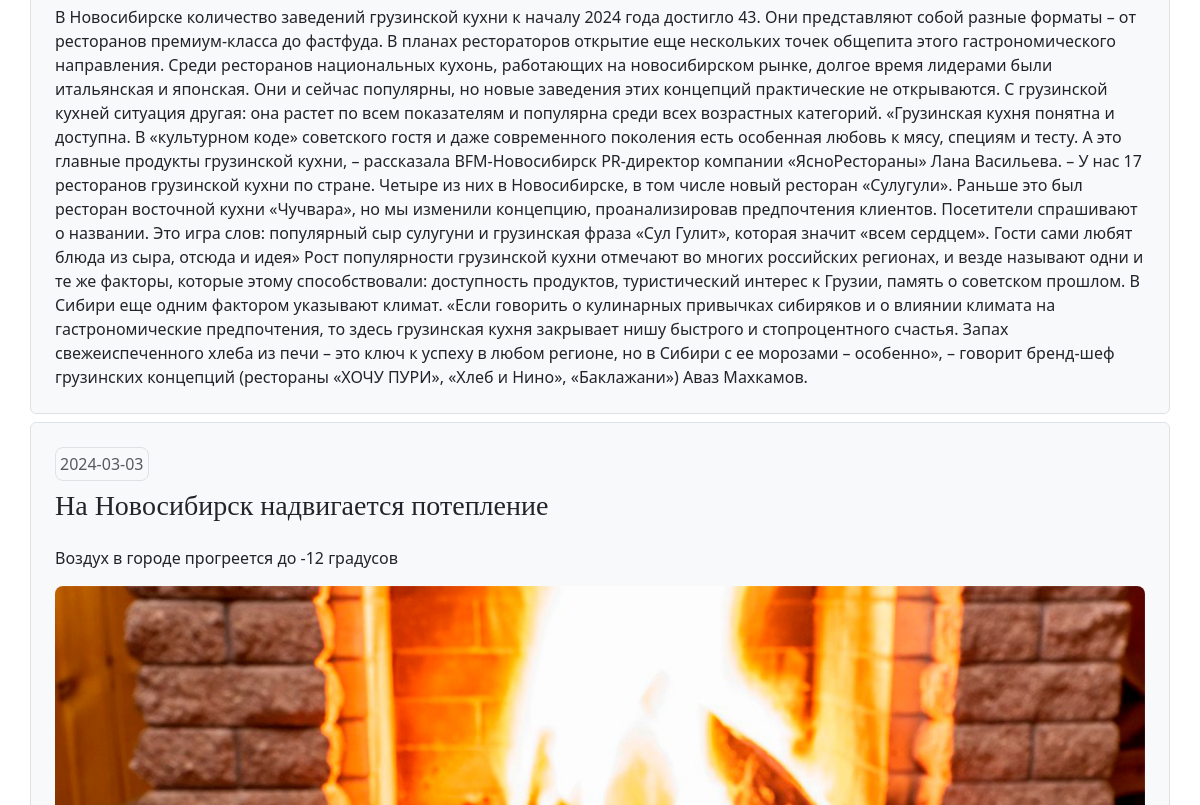
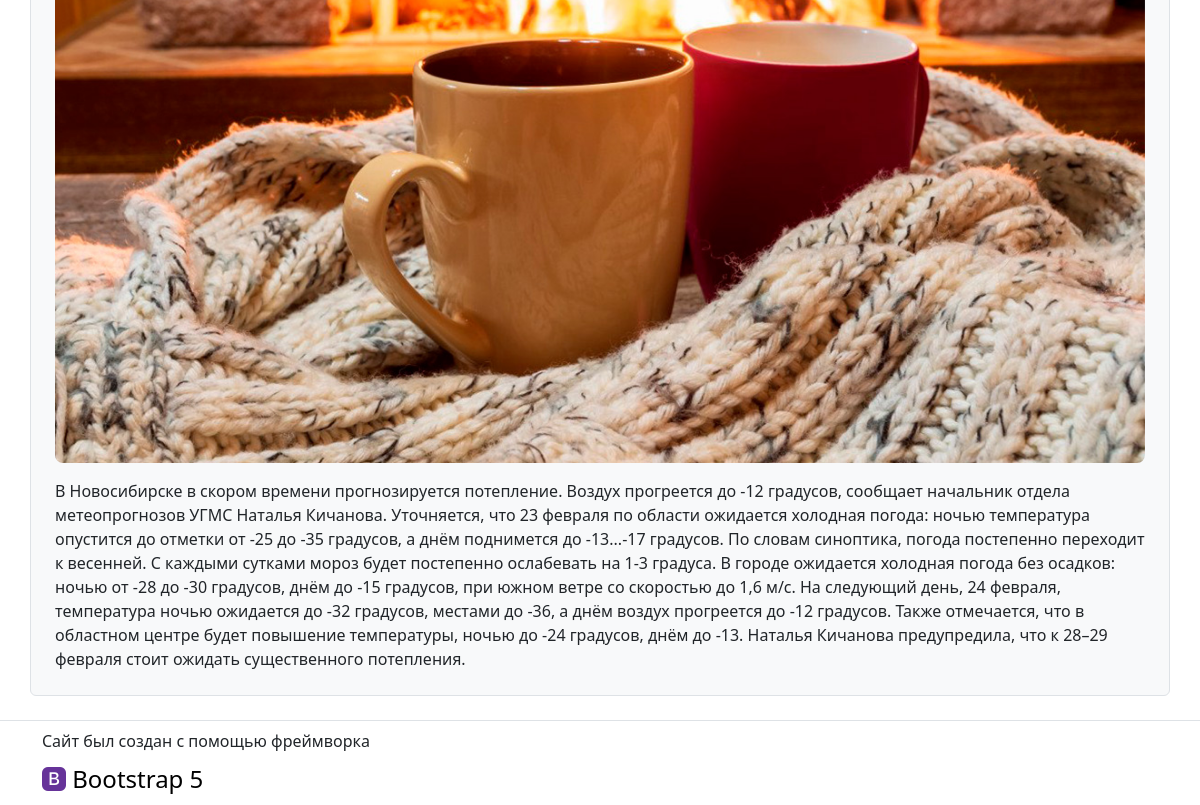
The app's page /pages/news.php (lower part), older data (2 pictures, top to bottom).
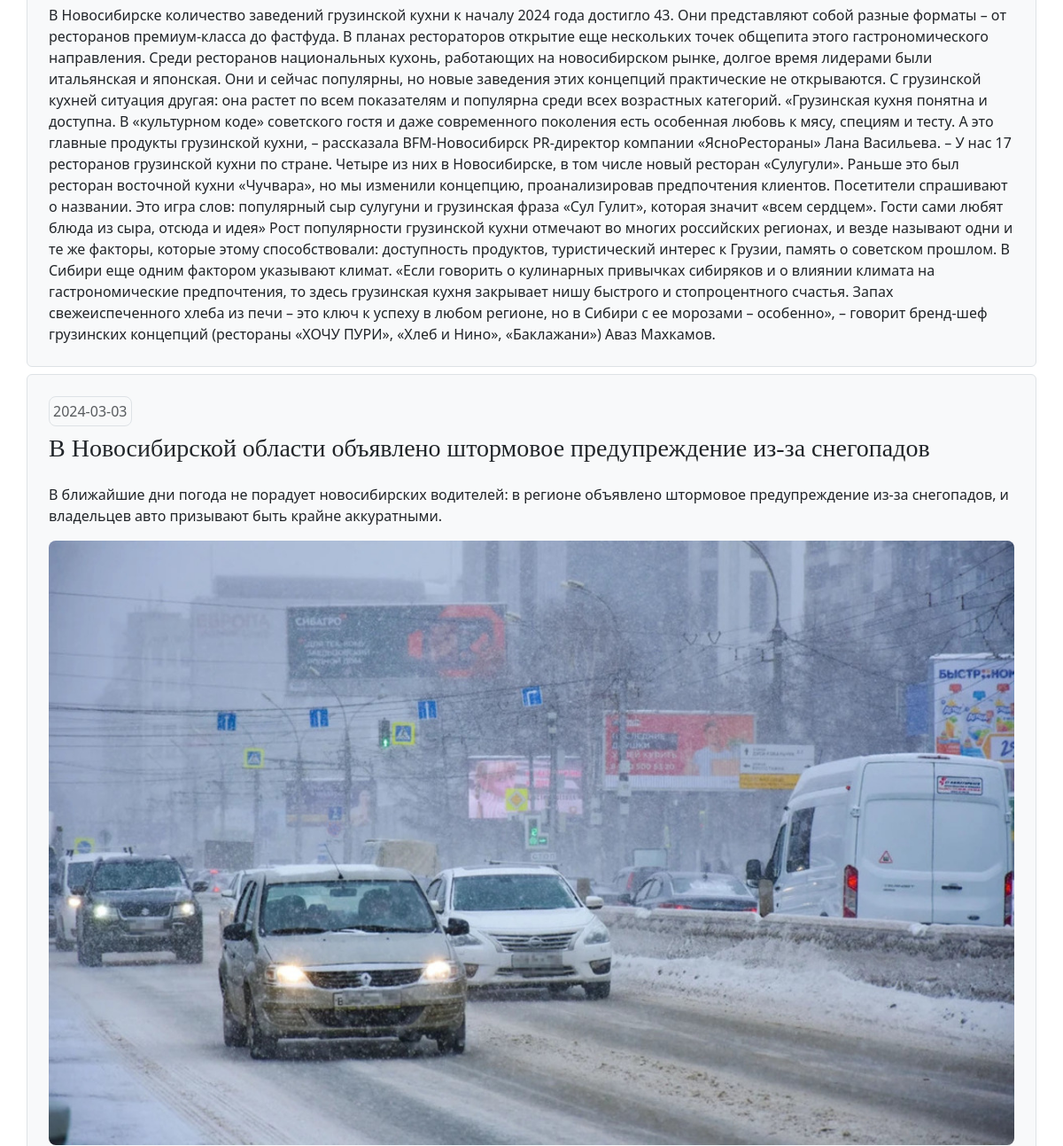
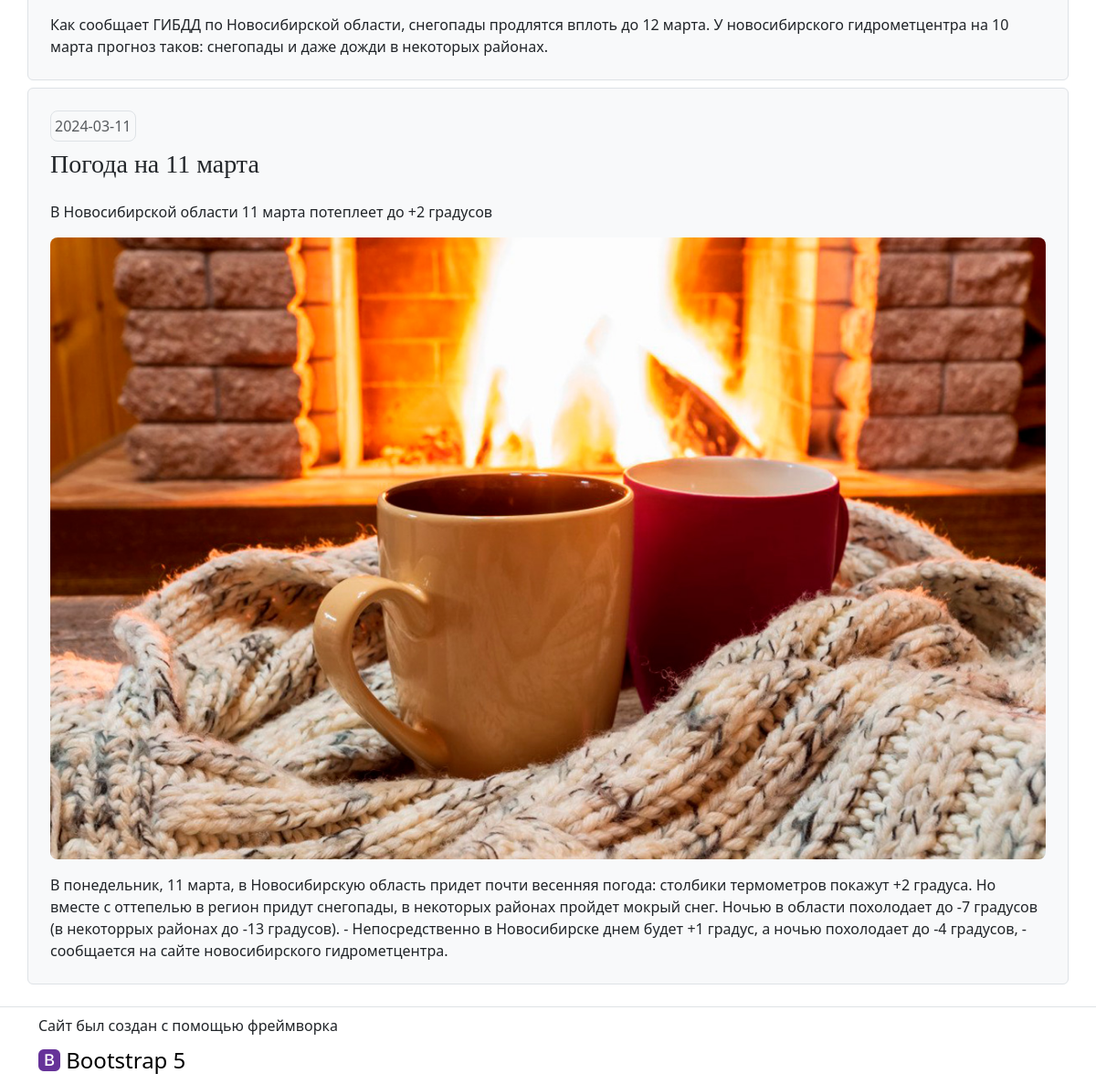
The same page, newer data (2 pictures, top to bottom).
### tables this page shows
CREATE TABLE `news` (
  `id` int(11) UNSIGNED NOT NULL,
  `title` text NOT NULL,
  `preview` text NOT NULL,
  `text` text NOT NULL,
  `date` date NOT NULL,
  `img` varchar(50) NOT NULL
);

### pages/news.php (the view, shortened to what this page needs)
<!doctype html>
<html lang="ru">
<head>
  <link href="../styles/style.css" rel="stylesheet">
</head>
<body>
<main class="container">
  <?php
$mysqli = new mysqli('localhost', 'root', 'root', 'register-bg');
$query = "SELECT * FROM news";
$result = $mysqli->query($query);
$news = $result->fetch_all(MYSQLI_ASSOC);
foreach ($news as $oneNews) {
?>
<div class="row mb-2">
    <div class="banner-flying row g-0 border rounded">
        <div class="p-4 d-flex flex-column justify-content-between">
            <div class="mb-2 w-fit-content p-1 rounded-3 text-body-secondary border"><?= $oneNews["date"] ?></div>
            <h3><p class="card-text mb-3"><?= $oneNews["title"] ?></p></h3>
            <p class="card-text mb-3"><?= $oneNews["preview"] ?></p>
            <img src=".<?= $oneNews["img"] ?>" class="d-block rounded-lg-5 rounded-3 mb-3 w-100" alt="(((">
            <p class="card-text"><?= $oneNews["text"] ?></p>
        </div>
    </div>
</div>
<?php
}
?>
</main>
<footer class="py-2 mt-4 border-top">
  <div class="d-flex container flex-column">
    <div class="mb-2">
      Сайт был создан с помощью фреймворка
    </div>
    <div>
      <a href="https://getbootstrap.com/" class="footer-logo text-black text-decoration-none">
        <i class="bi bi-bootstrap-fill purple-color"></i> Bootstrap 5
      </a>
    </div>
  </div>
</footer>
</body>
</html>

Row changes from the older to the newer data that the page shows:
changed news: title "На Новосибирск надвигается потепление" → "В Новосибирской области объявлено штормовое предупреждение из-за снегопадов"; preview "Воздух в городе прогреется до -12 градусов" → "В ближайшие дни погода не порадует новосибирских водителей: в регионе объявлено штормовое предупреждение из-за снегопадов, и владельцев авто призывают быть крайне аккуратными."; img: a different picture; text "В Новосибирске в скором времени прогнозируется потепление. Воздух прогреется до -12 градусов, сообщает начальник отдела метеопрогнозов УГМС Наталья Кичанова. Уточняется, что 23 февраля по области ожидается холодная погода: ночью температура опустится до отметки от -25 до -35 градусов, а днём поднимется до -13...-17 градусов. По словам синоптика, погода постепенно переходит к весенней. С каждыми сутками мороз будет постепенно ослабевать на 1-3 градуса. В городе ожидается холодная погода без осадков: ночью от -28 до -30 градусов, днём до -15 градусов, при южном ветре со скоростью до 1,6 м/с. На следующий день, 24 февраля, температура ночью ожидается до -32 градусов, местами до -36, а днём…" → "Как сообщает ГИБДД по Новосибирской области, снегопады продлятся вплоть до 12 марта. У новосибирского гидрометцентра на 10 марта прогноз таков: снегопады и даже дожди в некоторых районах."
added news: date "2024-03-11", title "Погода на 11 марта", preview "В Новосибирской области 11 марта потеплеет до +2 градусов", img (picture), text "В понедельник, 11 марта, в Новосибирскую область придет почти весенняя погода: столбики термометров покажут +2 градуса. Но вместе с оттепелью в регион придут снегопады, в некоторых районах пройдет мокрый снег. Ночью в области похолодает до -7 градусов (в некоторрых районах до -13 градусов). - Непосредственно в Новосибирске днем будет +1 градус, а ночью похолодает до -4 градусов, - сообщается на сайте новосибирского гидрометцентра."
